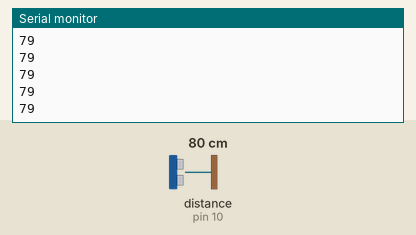
Simulated run of this sketch. Board: Arduino Uno, built with avr-gcc and run on an emulated ATmega328P. Parts: the last lines printed to the serial monitor. Wiring (inferred from the names in the program): ultrasonic range finder: trigger pin 9; echo pin 10. The test bench sets the inputs (shaded band); at power-on: distance to the obstacle (sensor on pin 10) 80 cm. The echo pulse lasts 58.3 µs per cm.

Above: at 1.2 s.
1.3 s: distance to the obstacle (sensor on pin 10) set to 2 cm
At 1.34 s:
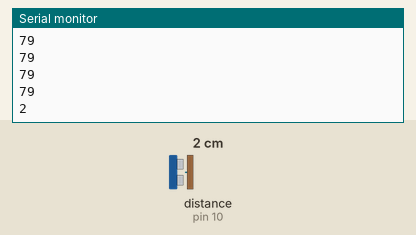
2.8 s: distance to the obstacle (sensor on pin 10) set to 4 cm
At 2.81 s:
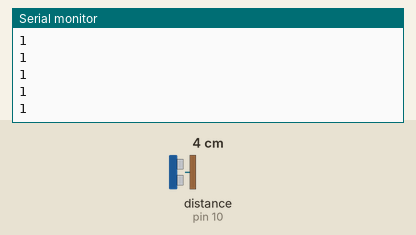
Timing chart, 0 to 5.8 s (numbered marks = the images above; inputs shaded):
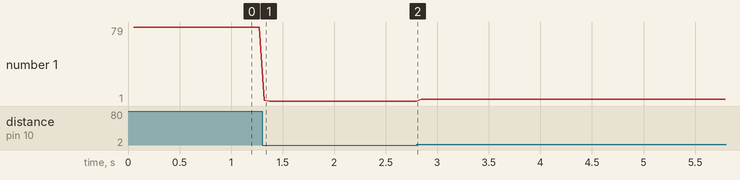

Measured:
- after the input at 1.3 s, the serial monitor: prints a new line at once (image 1)
- plotted number 1: 79 → 1 after the input at 1.3 s, 1 → 3 after the input at 2.8 s

The sketch:

SDC_4_distance_sensor_test.ino
```cpp
/**
 * HC-SR04 Ultrasonic sensor test for the Self-driving Toy Car – Hack Night
 *
 * The motorshield we are using has two headers called SERVO_1 and SERVO 2.
 * Internally these are connected to pin 9 and 10 on the Arduino.
 * Conveniently these headers also bring out two extra GND and 5V pins
 * Connect the sensor like this:
 *
 * Sensor -> Arduino
 * GND  -> - (servo pin marked -(minus))
 * VCC  -> + (servo pin marked +(plus))
 * TRIG -> SERVO_2 S (connected to pin 9)
 * ECHO -> SERVO_1 S (connected to pin 10)
 *
 * created 23 Feb 2017
 * by Heerko van der Kooij
 *
 * This example is in the public domain
 */

#define TRIGGER_PIN 9
#define ECHO_PIN 10
#define MAX_DISTANCE 200

void setup() {
   Serial.begin( 9600 );
}

void loop() {
   delay( 50 );
   int m2 = getDistance();
   Serial.println( pulseToCm( m2  ));
}

/**
 * If the sensor gets a HIGH pulse on the trigger pin for 10uS or more
 * it will send out the ultrasonic pulse. It will then pull the echo pin
 * HIGH for the amount of time it take for the echo to return.
 * We can measure that pulse with the Arduino pulseIn method.
 */
int getDistance(){
  pinMode( TRIGGER_PIN, OUTPUT );
  digitalWrite( TRIGGER_PIN, LOW );
  delayMicroseconds( 2 ); // short time low so we can send the trigger pulse
  digitalWrite( TRIGGER_PIN, HIGH );
  delayMicroseconds( 10 ); // high for at least 10 uS
  digitalWrite( TRIGGER_PIN, LOW );

  // Read the signal from the sensor: a HIGH pulse whose
  // duration is the time (in microseconds) from the sending
  // of the ping to the reception of its echo off of an object.
  pinMode( ECHO_PIN, INPUT );
  int duration = pulseIn( ECHO_PIN, HIGH );
  return duration;
}

/**
 *  Sound travels at 340.29 meters per second. This corresponds to about 29,4µs (microseconds) per centimeter.
 *  To measure the distance the sound has travelled we use the formula: Distance = ( Time x SpeedOfSound ) / 2.
 *  The "2" is in the formula because the sound has to travel back and forth.
 *  First the sound travels away from the sensor, and then it bounces off of a surface and returns back.
 *  The easy way to read the distance as centimeters is to use the formula:
 *
 *  Centimeters = ( ( Microseconds / 2 ) / 29.4 ).
 *
 *  For example, if it takes 100µs (microseconds) for the ultrasonic sound to bounce back,
 *  then the distance is ( ( 100 / 2 ) / 29.4 ) centimeters or about 1.7 centimeters.
 */
int pulseToCm( int uS ){
  return ( uS / 2 ) / 29.4;
}
```
